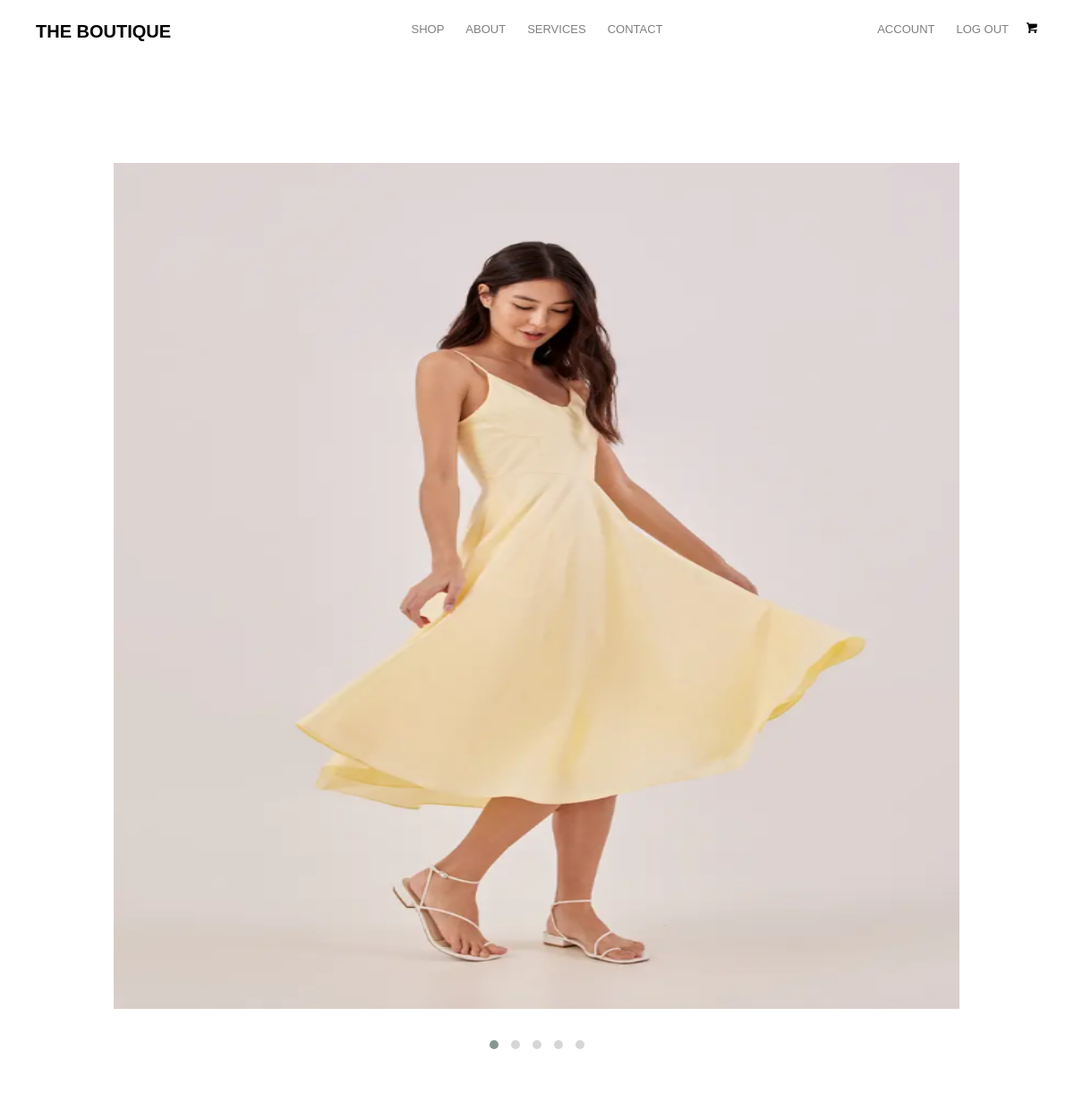
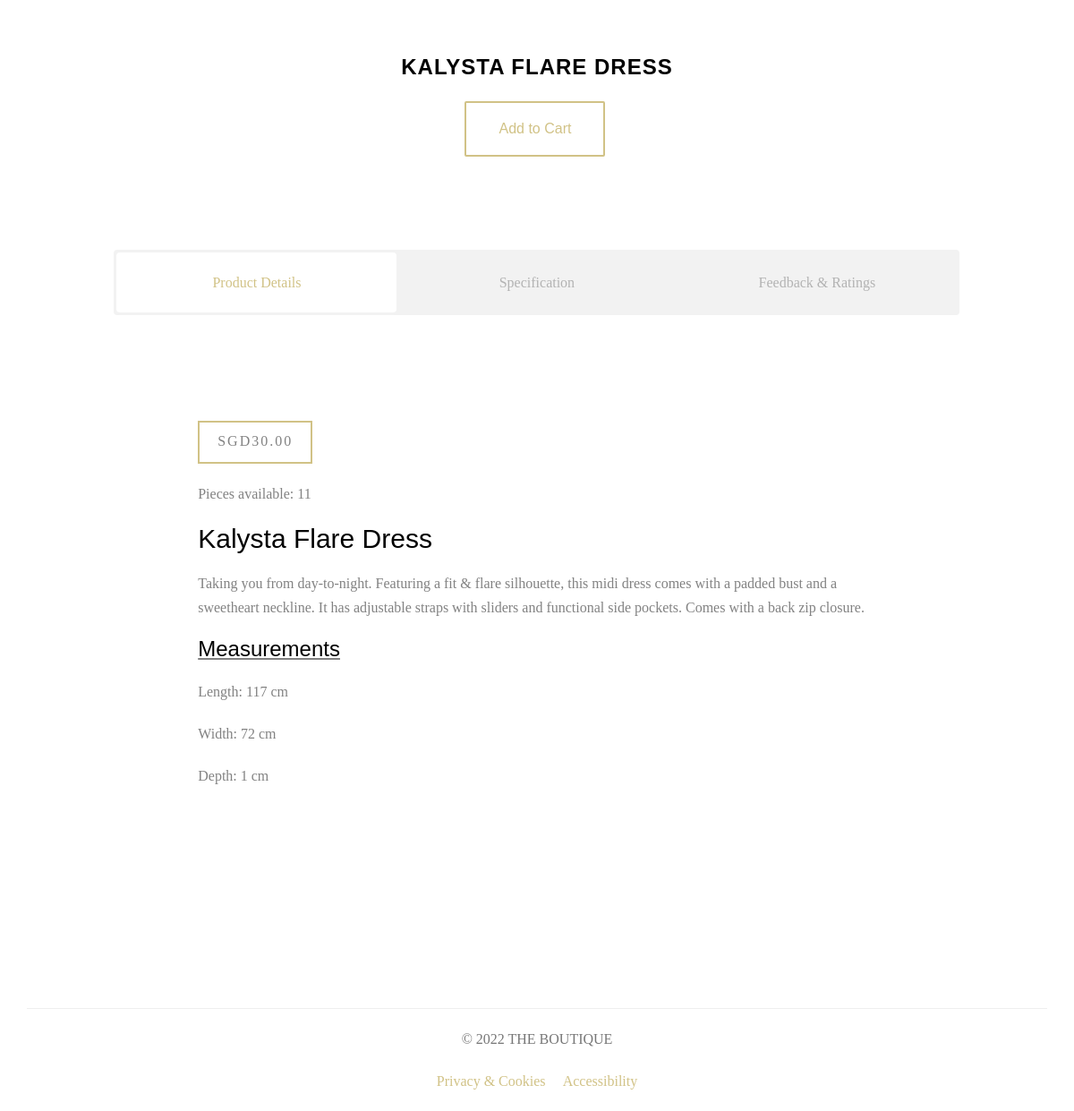
The app's page /product_details/1 (signed in) with its own data (2 pictures, top to bottom).
### ecommercesite/database.py (models this page shows, shortened)
class Addproducts(db.Model):
    __searchable__ = ['name','description']
    id = db.Column(db.Integer, primary_key=True)
    name = db.Column(db.String(80), nullable=False)
    description = db.Column(db.Text, nullable=False)
    length = db.Column(db.Integer, nullable=False)
    width = db.Column(db.Integer, nullable=False)
    depth = db.Column(db.Integer, nullable=False)
    category_id = db.Column(db.Integer, db.ForeignKey('category.id'),nullable=False)
    category = db.relationship('Category',backref=db.backref('categories', lazy=True))
    price = db.Column(db.Numeric(10,2), nullable=False)
    stock = db.Column(db.Integer, nullable=False)
    pub_date = db.Column(db.DateTime, nullable=False,default=datetime.utcnow)
    image_1 = db.Column(db.String(150), nullable=False, default='product-single-1.jpg')
    image_2 = db.Column(db.String(150), nullable=False, default='product-single-2.jpg')
    image_3 = db.Column(db.String(150), nullable=False, default='product-single-3.jpg')
    image_4 = db.Column(db.String(150), nullable=False, default='product-single-4.jpg')
    image_5 = db.Column(db.String(150), nullable=False, default='product-single-5.jpg')

### ecommercesite/routes.py (the view)
@app.route('/product_details/<int:id>', methods=['GET', 'POST'])
def product_details(id):
    products = Addproducts.query.get_or_404(id)
    product_reviews = Review.query.filter_by(product_id=id)
    if current_user.is_authenticated:
        product_bought = Product_Bought.query.filter_by(user_id=current_user.id, product_id=id).first()
    else:
        product_bought = None
    form = AddReviewForm()
    if form.validate_on_submit():
        review = Review(user_review=form.review.data, product_id=id, author=current_user, rating=form.rating.data)
        db.session.add(review)
        db.session.commit()
        flash('Your review has been added!', 'success')
        return redirect(url_for('shop'))
    return render_template('product_details.html', title="Product Details", products=products, product_reviews=product_reviews ,form=form, product_bought=product_bought)

### ecommercesite/database.py (called while the page is built)
@login_manager.user_loader
def load_user(user_id):
    return User.query.get(int(user_id))

### ecommercesite/templates/product_details.html (shortened to what this page needs)
{% extends 'layout.html' %}
{% block content %}
<div id="fh5co-product">
    <div class="container">
        <div class="row">
            <div class="col-md-10 col-md-offset-1 animate-box">
                <div class="owl-carousel owl-carousel-fullwidth product-carousel">
                    <div class="item">
                        <div class="active text-center">
                            <figure>
                                <img src="{{url_for('static',filename='product_pics/' + products.image_1)}}" alt="{{products.name}}" width="945" height="945">
                            </figure>
                        </div>
                    </div>
                </div>
                <div class="row animate-box">
                    <div class="col-md-8 col-md-offset-2 text-center fh5co-heading">
                        <h2>{{ products.name }}</h2>
                        {% if products.stock == 0 %}
                        <p>Out of Stock</p>
                        {% else %}
                        <p>
                            <a href="{{ url_for('add_to_cart', id=products.id)}}" class="btn btn-primary btn-outline btn-lg">Add to Cart</a>
                        </p>
                        {% endif %}
                    </div>
                </div>
            </div>
        </div>
        <div class="row">
            <div class="col-md-10 col-md-offset-1">
                <div class="fh5co-tabs animate-box">
                    <ul class="fh5co-tab-nav">
                        <li class="active"><a href="#" data-tab="1"><span class="icon visible-xs"></span><span class="hidden-xs">Product Details</span></a></li>
                        <li><a href="#" data-tab="2"><span class="icon visible-xs"></span><span class="hidden-xs">Specification</span></a></li>
                        <li><a href="#" data-tab="3"><span class="icon visible-xs"></span><span class="hidden-xs">Feedback &amp; Ratings</span></a></li>
                    </ul>
                    <div class="fh5co-tab-content-wrap">
                        <div class="fh5co-tab-content tab-content active" data-tab-content="1">
                            <div class="col-md-10 col-md-offset-1">
                                <span class="price">SGD{{ products.price }}</span>
                                <p> Pieces available: {{ products.stock }} </p>
                                <h2>{{ products.name }}</h2>
                                <p> {{ products.description }} </p>
                                <u><h3>Measurements</h3></u>
                                <p>Length: {{products.length}} cm</p>
                                <p>Width: {{products.width}} cm</p>
                                <p>Depth: {{products.depth}} cm</p>
                            </div>
                        </div>
                    </div>
                </div>
            </div>
        </div>
    </div>
</div>
{% endblock content %}

### ecommercesite/static/style.css (style rules this page uses)
body { font-family: "Playfair Display", serif; font-weight: 400; font-size: 16px; line-height: 1.7; color: #828282; background: #fff; }
a { color: #d1c286; -webkit-transition: 0.5s; -o-transition: 0.5s; transition: 0.5s; }
p { margin-bottom: 20px; }
h1, h2, h3, h4, h5, h6, figure { color: #000; font-family: "Montserrat", Arial, sans-serif; font-weight: 400; margin: 0 0 20px 0; }
#fh5co-services, #fh5co-started, #fh5co-testimonial, #fh5co-started, #fh5co-product, #fh5co-about, #fh5co-contact, #fh5co-footer { padding: 7em 0; clear: both; }
.product-carousel { margin-bottom: 7em; }
.fh5co-tabs .fh5co-tab-nav { clear: both; margin: 0 0 3em 0; padding: 3px; float: left; width: 100%; background: #f2f2f2; -webkit-border-radius: 4px; -moz-border-radius: 4px; -ms-border-radius: 4px; border-radius: 4px; }
.fh5co-tabs .fh5co-tab-nav li { float: left; margin: 0; padding: 0; width: 33.33%; text-align: center; list-style: none; display: -moz-inline-stack; display: inline-block; zoom: 1; *display: inline; }
.fh5co-tabs .fh5co-tab-nav li a { padding: 20px; width: 100%; float: left; -webkit-border-radius: 4px; -moz-border-radius: 4px; -ms-border-radius: 4px; border-radius: 4px; color: #b3b3b3; }
.fh5co-tabs .fh5co-tab-nav li.active a { background: #fff; color: #d1c286; }
.fh5co-tabs .fh5co-tab-content-wrap { clear: both; position: relative; top: 70px; }
.fh5co-tabs .fh5co-tab-content-wrap .tab-content { position: absolute; top: 0; left: 0; width: 100%; opacity: 0; visibility: hidden; }
.fh5co-tabs .fh5co-tab-content-wrap .tab-content.active { opacity: 1; visibility: visible; }
.fh5co-tabs .fh5co-tab-content-wrap .tab-content .price { letter-spacing: 2px; border: 2px solid #d1c286; display: inline-block; margin-bottom: 20px; padding: 7px 20px 10px 20px; }
.fh5co-heading { margin-bottom: 5em; }
.fh5co-heading h2 { font-size: 24px; margin-bottom: 20px; line-height: 1.5; font-weight: bold; text-transform: uppercase; letter-spacing: 1px; color: #000; }
.fh5co-heading p { font-size: 18px; line-height: 1.5; color: #828282; }
.btn { margin-right: 4px; margin-bottom: 4px; font-family: "Montserrat", Arial, sans-serif; font-size: 16px; font-weight: 400; -webkit-border-radius: 2px; -moz-border-radius: 2px; -ms-border-radius: 2px; border-radius: 2px; -webkit-transition: 0.5s; -o-transition: 0.5s; transition: 0.5s; padding: 8px 20px; }
.btn.btn-lg { padding: 18px 36px !important; }
.btn-primary { background: #d1c286; color: #fff; border: 2px solid #d1c286; }
.btn-primary.btn-outline { background: transparent; color: #d1c286; border: 2px solid #d1c286; }
.btn-outline { background: none; border: 2px solid gray; font-size: 16px; -webkit-transition: 0.3s; -o-transition: 0.3s; transition: 0.3s; }
.js .animate-box { opacity: 0; }

### records on screen
Addproducts: image_1 (picture), name "KALYSTA FLARE DRESS", price "30.00", stock "11", name "Kalysta Flare Dress", description "Taking you from day-to-night. Featuring a fit & flare silhouette, this midi dress comes with a padded bust and a sweetheart neckline. It has adjustable straps with sliders and functional side pockets. Comes with a back zip closure.", length "117", width "72", depth "1"
